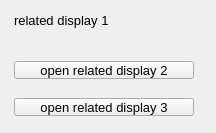
<?xml version="1.0" ?>
<ui version="4.0">
  <class>related_display1</class>
  <widget class="QWidget" name="screen">
    <property name="geometry">
      <rect>
        <x>10</x>
        <y>25</y>
        <width>216</width>
        <height>133</height>
      </rect>
    </property>
    <property name="styleSheet">
      <string notr="true">QWidget#screen {
  color: rgb(0, 0, 0);
  background-color: rgb(187, 187, 187);
  }</string>
    </property>
    <property name="windowTitle">
      <string>related_display1</string>
    </property>
    <widget class="PyDMLabel" name="text">
      <property name="geometry">
        <rect>
          <x>14</x>
          <y>10</y>
          <width>177</width>
          <height>20</height>
        </rect>
      </property>
      <property name="text">
        <string>related display 1</string>
      </property>
      <property name="font" stdset="0">
        <font>
          <pointsize>10</pointsize>
        </font>
      </property>
      <property name="brush" stdset="0">
        <brush brushstyle="SolidPattern">
          <color alpha="255">
            <red>0</red>
            <green>0</green>
            <blue>0</blue>
          </color>
        </brush>
      </property>
      <property name="toolTip">
        <string>text</string>
      </property>
      <property name="alignment">
        <set>Qt::AlignLeading|Qt::AlignLeft|Qt::AlignVCenter</set>
      </property>
      <property name="styleSheet">
        <string notr="true">PyDMLabel#text {
  color: rgb(0, 0, 0);
  }</string>
      </property>
    </widget>
    <widget class="PyDMRelatedDisplayButton" name="related_display">
      <property name="geometry">
        <rect>
          <x>14</x>
          <y>61</y>
          <width>180</width>
          <height>18</height>
        </rect>
      </property>
      <property name="toolTip">
        <string>open related display 2</string>
      </property>
      <property name="text">
        <string>open related display 2</string>
      </property>
      <property name="showIcon" stdset="0">
        <bool>true</bool>
      </property>
      <property name="font" stdset="0">
        <font>
          <pointsize>10</pointsize>
        </font>
      </property>
      <property name="styleSheet">
        <string notr="true">PyDMRelatedDisplayButton#related_display {
  color: rgb(0, 0, 0);
  background-color: rgb(187, 187, 187);
  }</string>
      </property>
      <property name="titles" stdset="0">
        <stringlist>
          <string>open related_display2</string>
        </stringlist>
      </property>
      <property name="filenames" stdset="0">
        <stringlist>
          <string>related_display2.ui</string>
        </stringlist>
      </property>
      <property name="macros" stdset="0">
        <stringlist>
          <string/>
        </stringlist>
      </property>
      <property name="openInNewWindow" stdset="0">
        <bool>true</bool>
      </property>
    </widget>
    <widget class="PyDMRelatedDisplayButton" name="related_display_1">
      <property name="geometry">
        <rect>
          <x>14</x>
          <y>98</y>
          <width>180</width>
          <height>18</height>
        </rect>
      </property>
      <property name="toolTip">
        <string>open related display 3</string>
      </property>
      <property name="text">
        <string>open related display 3</string>
      </property>
      <property name="showIcon" stdset="0">
        <bool>true</bool>
      </property>
      <property name="font" stdset="0">
        <font>
          <pointsize>10</pointsize>
        </font>
      </property>
      <property name="styleSheet">
        <string notr="true">PyDMRelatedDisplayButton#related_display_1 {
  color: rgb(0, 0, 0);
  background-color: rgb(187, 187, 187);
  }</string>
      </property>
      <property name="titles" stdset="0">
        <stringlist>
          <string>open related_display3</string>
        </stringlist>
      </property>
      <property name="filenames" stdset="0">
        <stringlist>
          <string>related_display3.ui</string>
        </stringlist>
      </property>
      <property name="macros" stdset="0">
        <stringlist>
          <string/>
        </stringlist>
      </property>
      <property name="openInNewWindow" stdset="0">
        <bool>true</bool>
      </property>
    </widget>
  </widget>
  <customwidgets>
    <customwidget>
      <class>PyDMLabel</class>
      <extends>QLabel</extends>
      <header>pydm.widgets.label</header>
    </customwidget>
    <customwidget>
      <class>PyDMRelatedDisplayButton</class>
      <extends>QPushButton</extends>
      <header>pydm.widgets.related_display_button</header>
    </customwidget>
  </customwidgets>
</ui>
